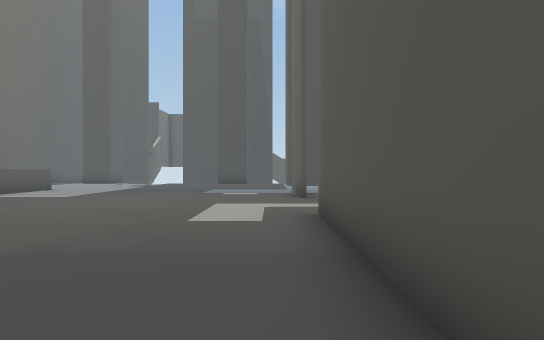
[1] (above)

21 first-person views from a walk through a scene from a Unity 3-D project. The camera is 1.5 m above the floor, looks level and sees 70° across. The floor is counted in squares, 2 m on a side. Each view is taken from the middle of a square. On the plan, view 1 faces up. The plan holds only what a view shows up to about 12 squares ahead; the rest is blank. The place goes on beyond the plan. The player character is not drawn.

[2]
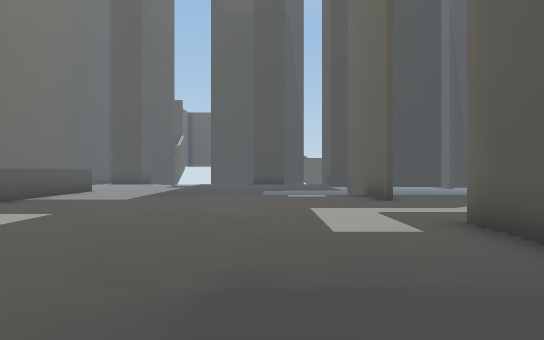

[3]
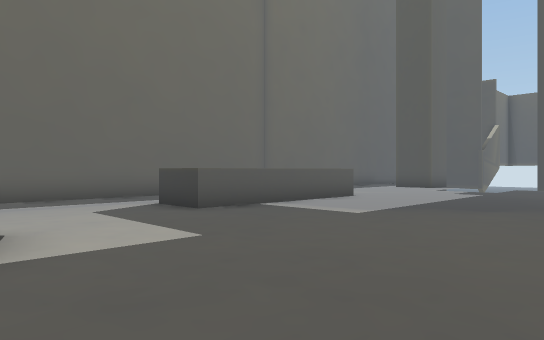

[4]
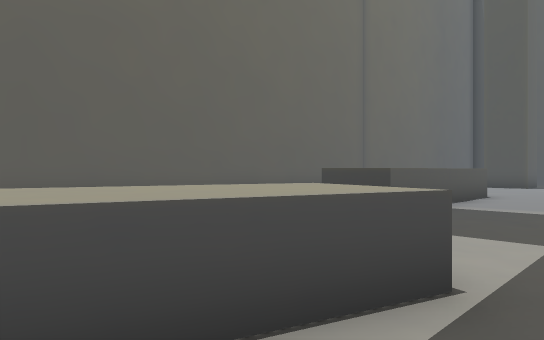

[5]
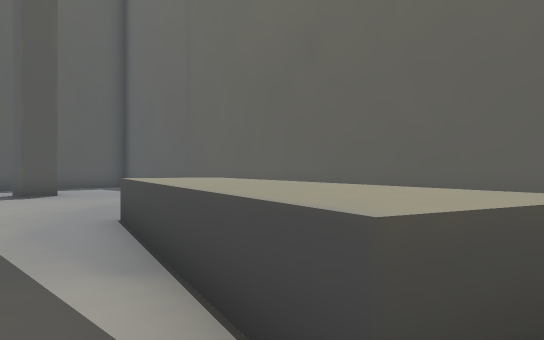

[6]
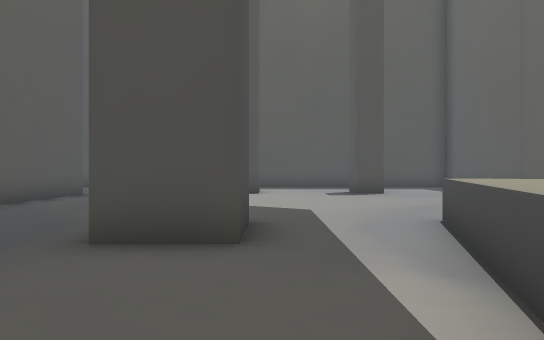

[7]
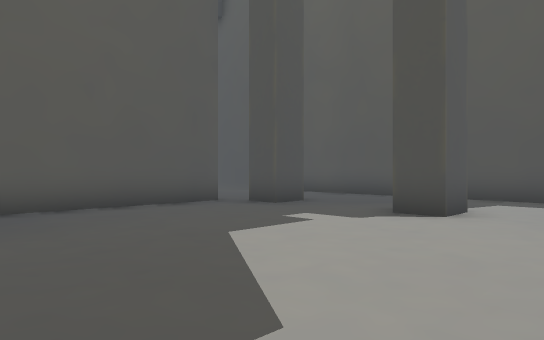

[8]
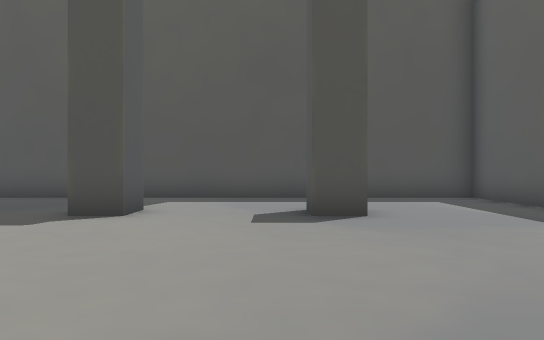

[9]
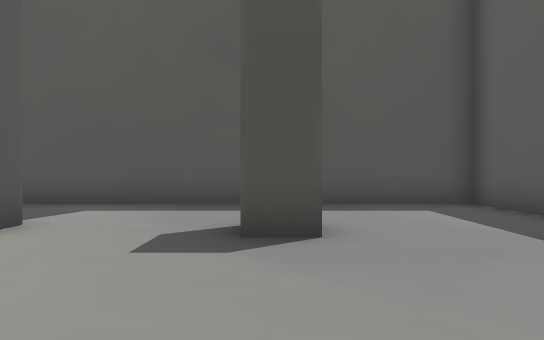

[10]
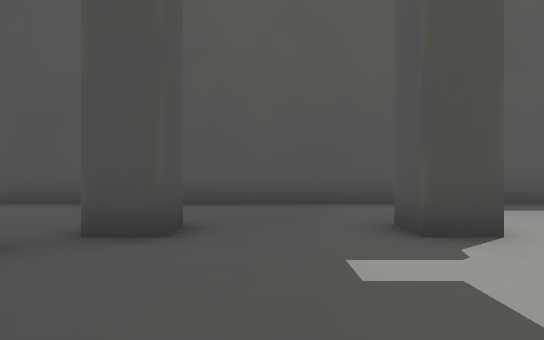

[11]
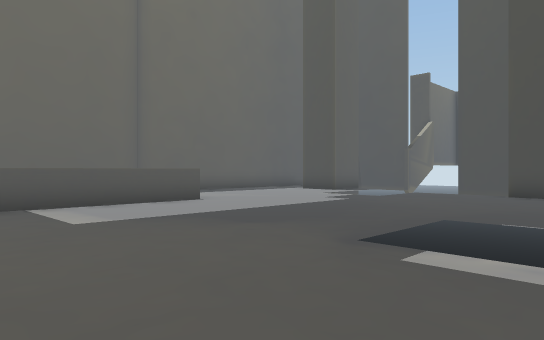

[12]
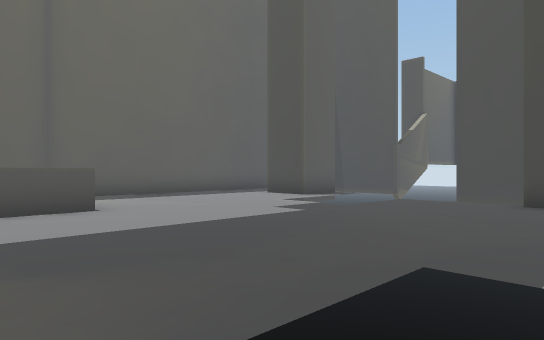

[13]
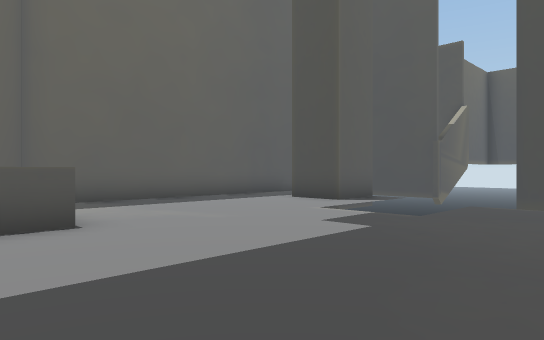

[14]
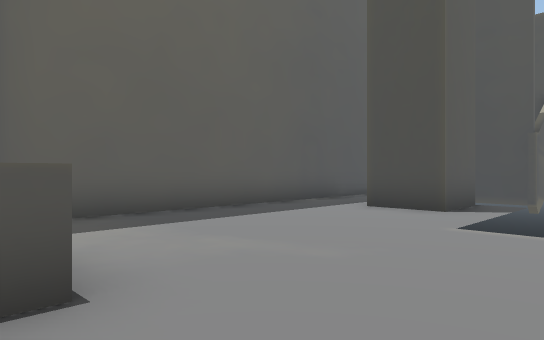

[15]
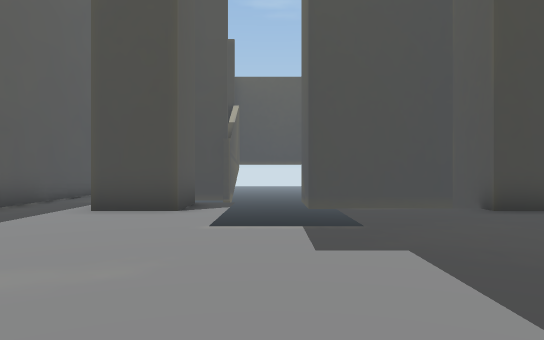

[16]
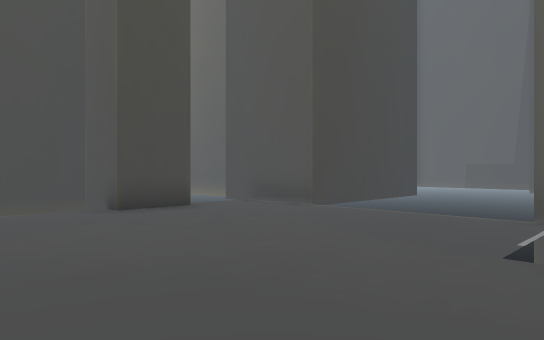

[17]
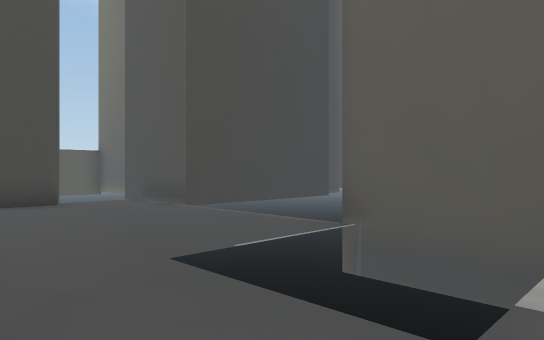

[18]
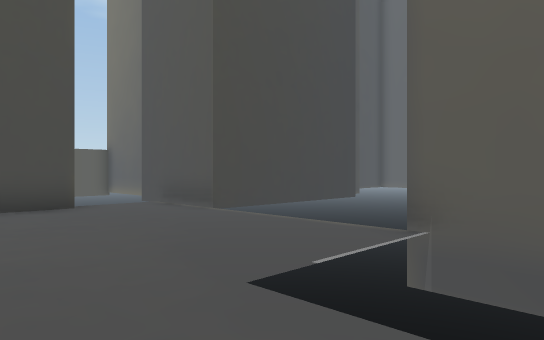

[19]
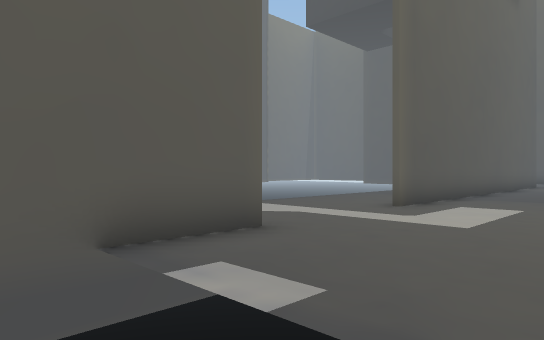

[20]
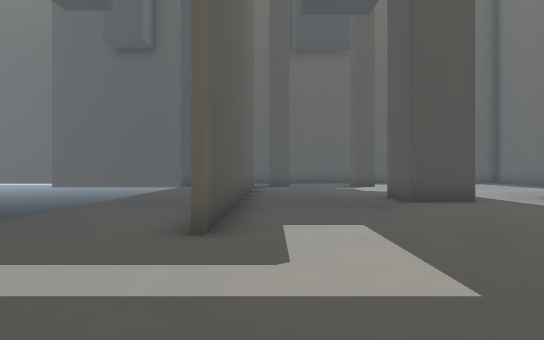

[21]
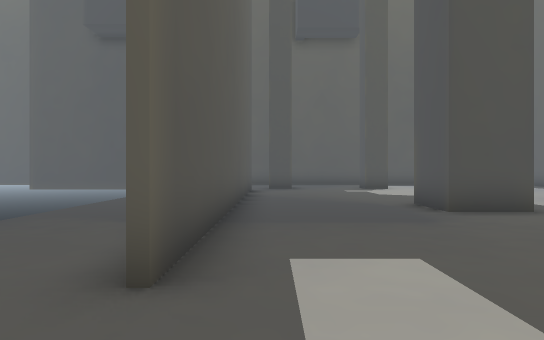

### Floor plan
Key: @ floor where view 1 was taken; # wall or solid block; x gap in a wall; . floor; ^ raised ledge; v drop or lower ground.
Columns run from 13 left of view 1 to 6 right of it. Each row starts with its distance up from view 1.
 26  # vvv ######
 25  v      vvv
 24 #v     vvvv
 23 #.. ..vvvvv   v
 22 #.. #.vvvv#   #
 21 #..##.vv..##..#
 20 #.....vv......######
 19 #.............v   vv
 18 #.............v   vv
 17 #.............v   vv
 16 #.............v   vv
 15 #  ...........x    v
 14 #   #......v  v
 13 #   #......vvvvvv
 12 #   #.........#..
 11 #   #.........#..
 10 #..##...........   v
  9 #...............  vv
  8 #.................vv
  7 #.................vv
  6 #  ...^.......#...vv
  5 #    .^^......#...
  4 #    ^^.......#...
  3 #    ^^.......#...
  2 #    ^^..#....#...
  1 #    ^...#....#...
  0 #    ........@#...
 -1 #    .........# ..
 -2 #   ..........#
 -3 #   ..........#
 -4 #  ...........#
 -5 # ............#
 -6 # ............#
 -7 #....#...#...#..
 -8 #...............
 -9 #................
-10 #............. ...
-11  #################

Where each view was taken, in squares from view 1:
view 1: 0 up, 0 right, facing up
view 2: 1 up, 2 left, facing up
view 3: 5 up, 2 left, facing up-left
view 4: 3 up, 5 left, facing up-left
view 5: 6 up, 5 left, facing down-left
view 6: 6 up, 5 left, facing down
view 7: 0 up, 7 left, facing down-right
view 8: 0 up, 7 left, facing down
view 9: 2 down, 8 left, facing down
view 10: 2 down, 2 left, facing down
view 11: 9 up, 0 right, facing up-left
view 12: 12 up, 1 left, facing up-left
view 13: 13 up, 3 left, facing up-left
view 14: 14 up, 6 left, facing up-left
view 15: 14 up, 7 left, facing up
view 16: 14 up, 6 left, facing up-right
view 17: 12 up, 4 left, facing up-right
view 18: 13 up, 4 left, facing up-right
view 19: 14 up, 3 left, facing down-right
view 20: 11 up, 0 right, facing down
view 21: 9 up, 0 right, facing down
